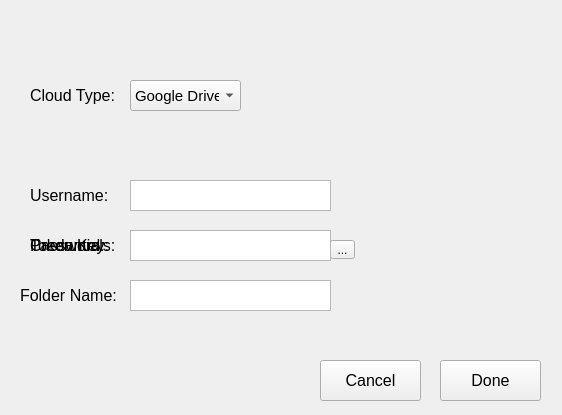
<?xml version="1.0" encoding="UTF-8"?>
<ui version="4.0">
 <class>Form</class>
 <widget class="QWidget" name="Form">
  <property name="geometry">
   <rect>
    <x>0</x>
    <y>0</y>
    <width>562</width>
    <height>415</height>
   </rect>
  </property>
  <property name="windowTitle">
   <string>Form</string>
  </property>
  <widget class="QComboBox" name="typeEdit">
   <property name="geometry">
    <rect>
     <x>130</x>
     <y>80</y>
     <width>111</width>
     <height>31</height>
    </rect>
   </property>
   <property name="font">
    <font>
     <pointsize>11</pointsize>
    </font>
   </property>
   <item>
    <property name="text">
     <string>Google Drive</string>
    </property>
   </item>
   <item>
    <property name="text">
     <string>Dropbox</string>
    </property>
   </item>
   <item>
    <property name="text">
     <string>Mega Upload</string>
    </property>
   </item>
  </widget>
  <widget class="QLabel" name="typeLbl">
   <property name="geometry">
    <rect>
     <x>30</x>
     <y>80</y>
     <width>91</width>
     <height>31</height>
    </rect>
   </property>
   <property name="font">
    <font>
     <pointsize>12</pointsize>
    </font>
   </property>
   <property name="text">
    <string>Cloud Type:</string>
   </property>
  </widget>
  <widget class="QLabel" name="usernameLbl">
   <property name="enabled">
    <bool>true</bool>
   </property>
   <property name="geometry">
    <rect>
     <x>30</x>
     <y>180</y>
     <width>91</width>
     <height>31</height>
    </rect>
   </property>
   <property name="font">
    <font>
     <pointsize>12</pointsize>
    </font>
   </property>
   <property name="text">
    <string>Username:</string>
   </property>
  </widget>
  <widget class="QTextEdit" name="usernameEdit">
   <property name="enabled">
    <bool>true</bool>
   </property>
   <property name="geometry">
    <rect>
     <x>130</x>
     <y>180</y>
     <width>201</width>
     <height>31</height>
    </rect>
   </property>
  </widget>
  <widget class="QToolButton" name="browseBtn">
   <property name="enabled">
    <bool>true</bool>
   </property>
   <property name="geometry">
    <rect>
     <x>330</x>
     <y>240</y>
     <width>25</width>
     <height>19</height>
    </rect>
   </property>
   <property name="text">
    <string>...</string>
   </property>
  </widget>
  <widget class="QTextEdit" name="credantialsEdit">
   <property name="enabled">
    <bool>true</bool>
   </property>
   <property name="geometry">
    <rect>
     <x>130</x>
     <y>230</y>
     <width>201</width>
     <height>31</height>
    </rect>
   </property>
  </widget>
  <widget class="QLabel" name="credantialsLbl">
   <property name="enabled">
    <bool>true</bool>
   </property>
   <property name="geometry">
    <rect>
     <x>30</x>
     <y>230</y>
     <width>91</width>
     <height>31</height>
    </rect>
   </property>
   <property name="font">
    <font>
     <pointsize>12</pointsize>
    </font>
   </property>
   <property name="text">
    <string>Credantials:</string>
   </property>
  </widget>
  <widget class="QLabel" name="passwordLbl">
   <property name="geometry">
    <rect>
     <x>30</x>
     <y>230</y>
     <width>91</width>
     <height>31</height>
    </rect>
   </property>
   <property name="font">
    <font>
     <pointsize>12</pointsize>
    </font>
   </property>
   <property name="text">
    <string>Password:</string>
   </property>
  </widget>
  <widget class="QPushButton" name="doneBtn">
   <property name="geometry">
    <rect>
     <x>440</x>
     <y>360</y>
     <width>101</width>
     <height>41</height>
    </rect>
   </property>
   <property name="font">
    <font>
     <pointsize>12</pointsize>
    </font>
   </property>
   <property name="text">
    <string>Done</string>
   </property>
  </widget>
  <widget class="QPushButton" name="cancelBtn">
   <property name="geometry">
    <rect>
     <x>320</x>
     <y>360</y>
     <width>101</width>
     <height>41</height>
    </rect>
   </property>
   <property name="font">
    <font>
     <pointsize>12</pointsize>
    </font>
   </property>
   <property name="text">
    <string>Cancel</string>
   </property>
  </widget>
  <widget class="QLabel" name="tokenLbl">
   <property name="geometry">
    <rect>
     <x>30</x>
     <y>230</y>
     <width>91</width>
     <height>31</height>
    </rect>
   </property>
   <property name="font">
    <font>
     <pointsize>12</pointsize>
    </font>
   </property>
   <property name="text">
    <string>Token Key:</string>
   </property>
  </widget>
  <widget class="QLabel" name="nameLbl">
   <property name="enabled">
    <bool>true</bool>
   </property>
   <property name="geometry">
    <rect>
     <x>20</x>
     <y>280</y>
     <width>101</width>
     <height>31</height>
    </rect>
   </property>
   <property name="font">
    <font>
     <pointsize>12</pointsize>
    </font>
   </property>
   <property name="text">
    <string>Folder Name:</string>
   </property>
  </widget>
  <widget class="QTextEdit" name="nameEdit">
   <property name="enabled">
    <bool>true</bool>
   </property>
   <property name="geometry">
    <rect>
     <x>130</x>
     <y>280</y>
     <width>201</width>
     <height>31</height>
    </rect>
   </property>
  </widget>
 </widget>
 <resources/>
 <connections/>
</ui>
